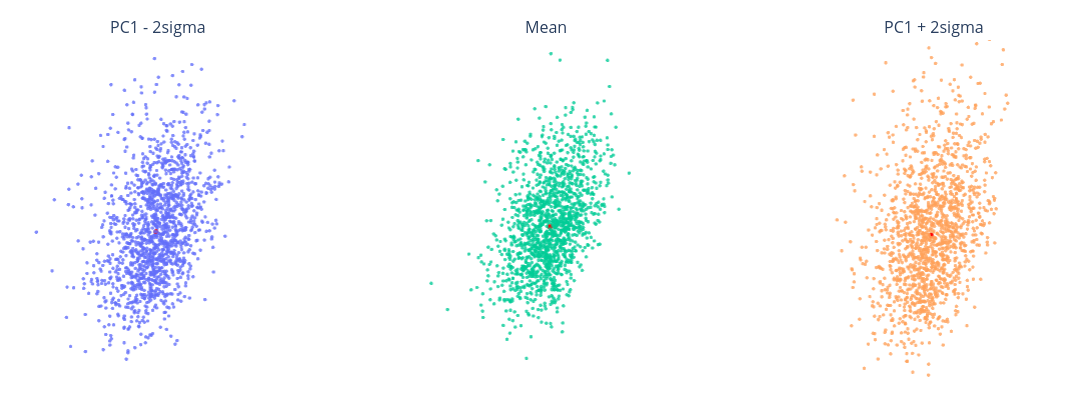
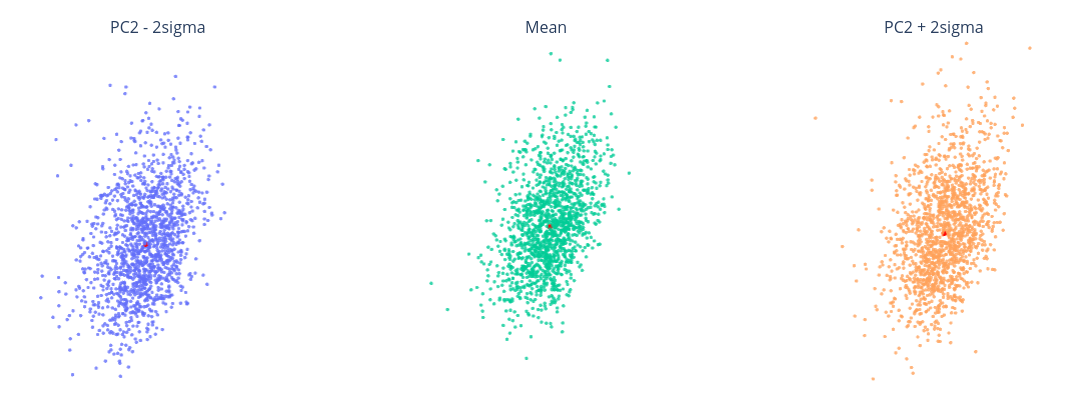

Source (notebook cell) for these figures, in order:
### Code cell
def plot_three_point_clouds(points_list, titles, size=2, max_points=None, seed=0):
    fig = make_subplots(
        rows=1,
        cols=3,
        specs=[[{"type": "scene"}, {"type": "scene"}, {"type": "scene"}]],
        subplot_titles=titles
    )

    # stessi indici per tutti i subplot
    sample_idx = None
    if max_points is not None and len(points_list[0]) > max_points:
        rng = np.random.default_rng(seed)
        sample_idx = rng.choice(len(points_list[0]), max_points, replace=False)

    for i, points in enumerate(points_list):
        pts = points

        if sample_idx is not None:
            pts = pts[sample_idx]

        fig.add_trace(
            go.Scatter3d(
                x=pts[:, 0],
                y=pts[:, 1],
                z=pts[:, 2],
                mode="markers",
                marker=dict(size=size, opacity=0.8),
                showlegend=False
            ),
            row=1,
            col=i + 1
        )

        fig.add_trace(
            go.Scatter3d(
                x=[0],
                y=[0],
                z=[0],
                mode="markers",
                marker=dict(size=3, color="red"),
                showlegend=False
            ),
            row=1,
            col=i + 1
        )

    for i in range(1, 4):
        fig.update_layout(**{
            f"scene{i}": dict(
                xaxis=dict(visible=False),
                yaxis=dict(visible=False),
                zaxis=dict(visible=False),
                aspectmode="data"
            )
        })

    fig.update_layout(
        width=1200,
        height=420,
        margin=dict(l=0, r=0, t=40, b=0)
    )

    fig.show()

plot_three_point_clouds(
[pc1_minus, pc1_mean, pc1_plus],
["PC1 - 2sigma", "Mean", "PC1 + 2sigma"],
size=2,
max_points=1500
)
plot_three_point_clouds(
[pc2_minus, pc2_mean, pc2_plus],
["PC2 - 2sigma", "Mean", "PC2 + 2sigma"],
size=2,
max_points=1500
)

### Figure 1 — Plotly figure (JSON) as saved in the notebook; plotly's stock layout.template omitted (floating-point values rounded to 4 significant figures; data arrays with more than 128 entries replaced by an {"elided": "..."} marker saying what was removed)
{"data": [{"marker": {"opacity": 0.8, "size": 2}, "mode": "markers", "scene": "scene", "showlegend": false, "type": "scatter3d", "x": {"elided": "1500 float values"}, "y": {"elided": "1500 float values"}, "z": {"elided": "1500 float values"}}, {"marker": {"color": "red", "size": 3}, "mode": "markers", "scene": "scene", "showlegend": false, "type": "scatter3d", "x": [0], "y": [0], "z": [0]}, {"marker": {"opacity": 0.8, "size": 2}, "mode": "markers", "scene": "scene2", "showlegend": false, "type": "scatter3d", "x": {"elided": "1500 float values"}, "y": {"elided": "1500 float values"}, "z": {"elided": "1500 float values"}}, {"marker": {"color": "red", "size": 3}, "mode": "markers", "scene": "scene2", "showlegend": false, "type": "scatter3d", "x": [0], "y": [0], "z": [0]}, {"marker": {"opacity": 0.8, "size": 2}, "mode": "markers", "scene": "scene3", "showlegend": false, "type": "scatter3d", "x": {"elided": "1500 float values"}, "y": {"elided": "1500 float values"}, "z": {"elided": "1500 float values"}}, {"marker": {"color": "red", "size": 3}, "mode": "markers", "scene": "scene3", "showlegend": false, "type": "scatter3d", "x": [0], "y": [0], "z": [0]}], "layout": {"annotations": [{"font": {"size": 16}, "showarrow": false, "text": "PC1 - 2sigma", "x": 0.1444, "xanchor": "center", "xref": "paper", "y": 1, "yanchor": "bottom", "yref": "paper"}, {"font": {"size": 16}, "showarrow": false, "text": "Mean", "x": 0.5, "xanchor": "center", "xref": "paper", "y": 1, "yanchor": "bottom", "yref": "paper"}, {"font": {"size": 16}, "showarrow": false, "text": "PC1 + 2sigma", "x": 0.8556, "xanchor": "center", "xref": "paper", "y": 1, "yanchor": "bottom", "yref": "paper"}], "height": 420, "margin": {"b": 0, "l": 0, "r": 0, "t": 40}, "scene": {"aspectmode": "data", "domain": {"x": [0, 0.2889], "y": [0, 1]}, "xaxis": {"visible": false}, "yaxis": {"visible": false}, "zaxis": {"visible": false}}, "scene2": {"aspectmode": "data", "domain": {"x": [0.3556, 0.6444], "y": [0, 1]}, "xaxis": {"visible": false}, "yaxis": {"visible": false}, "zaxis": {"visible": false}}, "scene3": {"aspectmode": "data", "domain": {"x": [0.7111, 1], "y": [0, 1]}, "xaxis": {"visible": false}, "yaxis": {"visible": false}, "zaxis": {"visible": false}}, "width": 1200}}

### Figure 2 — Plotly figure (JSON) as saved in the notebook; plotly's stock layout.template omitted (floating-point values rounded to 4 significant figures; data arrays with more than 128 entries replaced by an {"elided": "..."} marker saying what was removed)
{"data": [{"marker": {"opacity": 0.8, "size": 2}, "mode": "markers", "scene": "scene", "showlegend": false, "type": "scatter3d", "x": {"elided": "1500 float values"}, "y": {"elided": "1500 float values"}, "z": {"elided": "1500 float values"}}, {"marker": {"color": "red", "size": 3}, "mode": "markers", "scene": "scene", "showlegend": false, "type": "scatter3d", "x": [0], "y": [0], "z": [0]}, {"marker": {"opacity": 0.8, "size": 2}, "mode": "markers", "scene": "scene2", "showlegend": false, "type": "scatter3d", "x": {"elided": "1500 float values"}, "y": {"elided": "1500 float values"}, "z": {"elided": "1500 float values"}}, {"marker": {"color": "red", "size": 3}, "mode": "markers", "scene": "scene2", "showlegend": false, "type": "scatter3d", "x": [0], "y": [0], "z": [0]}, {"marker": {"opacity": 0.8, "size": 2}, "mode": "markers", "scene": "scene3", "showlegend": false, "type": "scatter3d", "x": {"elided": "1500 float values"}, "y": {"elided": "1500 float values"}, "z": {"elided": "1500 float values"}}, {"marker": {"color": "red", "size": 3}, "mode": "markers", "scene": "scene3", "showlegend": false, "type": "scatter3d", "x": [0], "y": [0], "z": [0]}], "layout": {"annotations": [{"font": {"size": 16}, "showarrow": false, "text": "PC2 - 2sigma", "x": 0.1444, "xanchor": "center", "xref": "paper", "y": 1, "yanchor": "bottom", "yref": "paper"}, {"font": {"size": 16}, "showarrow": false, "text": "Mean", "x": 0.5, "xanchor": "center", "xref": "paper", "y": 1, "yanchor": "bottom", "yref": "paper"}, {"font": {"size": 16}, "showarrow": false, "text": "PC2 + 2sigma", "x": 0.8556, "xanchor": "center", "xref": "paper", "y": 1, "yanchor": "bottom", "yref": "paper"}], "height": 420, "margin": {"b": 0, "l": 0, "r": 0, "t": 40}, "scene": {"aspectmode": "data", "domain": {"x": [0, 0.2889], "y": [0, 1]}, "xaxis": {"visible": false}, "yaxis": {"visible": false}, "zaxis": {"visible": false}}, "scene2": {"aspectmode": "data", "domain": {"x": [0.3556, 0.6444], "y": [0, 1]}, "xaxis": {"visible": false}, "yaxis": {"visible": false}, "zaxis": {"visible": false}}, "scene3": {"aspectmode": "data", "domain": {"x": [0.7111, 1], "y": [0, 1]}, "xaxis": {"visible": false}, "yaxis": {"visible": false}, "zaxis": {"visible": false}}, "width": 1200}}
